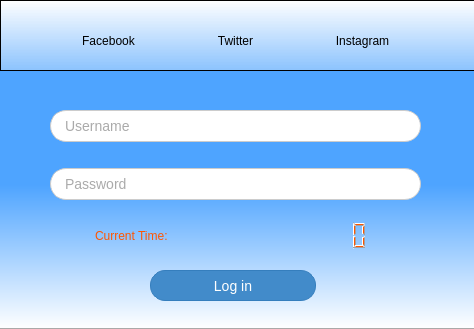
<?xml version="1.0" encoding="UTF-8"?>
<ui version="4.0">
 <class>Dialog</class>
 <widget class="QDialog" name="Dialog">
  <property name="geometry">
   <rect>
    <x>0</x>
    <y>0</y>
    <width>474</width>
    <height>329</height>
   </rect>
  </property>
  <property name="windowTitle">
   <string>Log in Application</string>
  </property>
  <property name="windowIcon">
   <iconset resource="icons/icons.qrc">
    <normaloff>:/login.png</normaloff>:/login.png</iconset>
  </property>
  <property name="autoFillBackground">
   <bool>false</bool>
  </property>
  <property name="styleSheet">
   <string notr="true">QDialog{
background-color:	qlineargradient(spread:pad, x1:1, y1:0, x2:1, y2:1, stop:0.5625 rgba(78, 164, 255, 255), stop:1 rgba(255, 255, 255, 255)) ;
border-bottom: 1px solid darkgrey;
}

QLineEdit{
	font: 8pt &quot;Rockwell&quot;;
	padding: 6px 12px;
	font-size: 14px;
	color: #555;
	background-color: #fff;
	border: 1px solid #ccc;
	border-radius: 16px;
}

QLineEdit:focus{
	border-color:#66afe9;
}

QLabel{
	font: 10pt &quot;MS Shell Dlg 2&quot;;
}

QLCDNumber{
color: rgb(255, 85, 0);
}</string>
  </property>
  <widget class="QFrame" name="frame">
   <property name="geometry">
    <rect>
     <x>0</x>
     <y>0</y>
     <width>481</width>
     <height>71</height>
    </rect>
   </property>
   <property name="styleSheet">
    <string notr="true">QFrame{background-color: qlineargradient(spread:pad, x1:1, y1:1, x2:1, y2:0, stop:0 rgba(250, 250, 250, 90), stop:1 rgba(255, 255, 255, 255));
border-bottom: 1px solid darkgrey;}

QToolButton{
	font: 9pt &quot;Rockwell&quot;;
	background-color:transparent;
	border:none;
}

QToolButton:Checked, QToolButton:presses{
	background-color:rgb(193,220,255);
	border: 1px solid rgb(60,127,177);
}

QToolButton:hover{
	background-color:rgb(224,232,246);
}

QToolButton::checked:hover{
background-color:rgb(193,210,238);
}

</string>
   </property>
   <property name="frameShape">
    <enum>QFrame::StyledPanel</enum>
   </property>
   <property name="frameShadow">
    <enum>QFrame::Raised</enum>
   </property>
   <widget class="QWidget" name="layoutWidget">
    <property name="geometry">
     <rect>
      <x>10</x>
      <y>10</y>
      <width>451</width>
      <height>61</height>
     </rect>
    </property>
    <layout class="QHBoxLayout" name="horizontalLayout">
     <item>
      <widget class="QToolButton" name="facebook">
       <property name="cursor">
        <cursorShape>PointingHandCursor</cursorShape>
       </property>
       <property name="mouseTracking">
        <bool>false</bool>
       </property>
       <property name="contextMenuPolicy">
        <enum>Qt::CustomContextMenu</enum>
       </property>
       <property name="text">
        <string>Facebook</string>
       </property>
       <property name="icon">
        <iconset resource="icons/icons.qrc">
         <normaloff>:/facebook.png</normaloff>:/facebook.png</iconset>
       </property>
       <property name="iconSize">
        <size>
         <width>32</width>
         <height>32</height>
        </size>
       </property>
       <property name="shortcut">
        <string>Ctrl+F</string>
       </property>
       <property name="checkable">
        <bool>true</bool>
       </property>
       <property name="checked">
        <bool>false</bool>
       </property>
       <property name="autoRepeat">
        <bool>false</bool>
       </property>
       <property name="autoExclusive">
        <bool>true</bool>
       </property>
       <property name="popupMode">
        <enum>QToolButton::DelayedPopup</enum>
       </property>
       <property name="toolButtonStyle">
        <enum>Qt::ToolButtonTextUnderIcon</enum>
       </property>
       <property name="arrowType">
        <enum>Qt::NoArrow</enum>
       </property>
      </widget>
     </item>
     <item>
      <widget class="QToolButton" name="twitter">
       <property name="cursor">
        <cursorShape>PointingHandCursor</cursorShape>
       </property>
       <property name="contextMenuPolicy">
        <enum>Qt::CustomContextMenu</enum>
       </property>
       <property name="text">
        <string>Twitter</string>
       </property>
       <property name="icon">
        <iconset resource="icons/icons.qrc">
         <normaloff>:/twitter.png</normaloff>:/twitter.png</iconset>
       </property>
       <property name="iconSize">
        <size>
         <width>32</width>
         <height>32</height>
        </size>
       </property>
       <property name="shortcut">
        <string>Ctrl+T</string>
       </property>
       <property name="checkable">
        <bool>true</bool>
       </property>
       <property name="autoExclusive">
        <bool>true</bool>
       </property>
       <property name="toolButtonStyle">
        <enum>Qt::ToolButtonTextUnderIcon</enum>
       </property>
      </widget>
     </item>
     <item>
      <widget class="QToolButton" name="instagram">
       <property name="cursor">
        <cursorShape>PointingHandCursor</cursorShape>
       </property>
       <property name="contextMenuPolicy">
        <enum>Qt::CustomContextMenu</enum>
       </property>
       <property name="text">
        <string>Instagram</string>
       </property>
       <property name="icon">
        <iconset resource="icons/icons.qrc">
         <normaloff>:/instagram.png</normaloff>:/instagram.png</iconset>
       </property>
       <property name="iconSize">
        <size>
         <width>32</width>
         <height>32</height>
        </size>
       </property>
       <property name="shortcut">
        <string>Ctrl+I</string>
       </property>
       <property name="checkable">
        <bool>true</bool>
       </property>
       <property name="autoExclusive">
        <bool>true</bool>
       </property>
       <property name="toolButtonStyle">
        <enum>Qt::ToolButtonTextUnderIcon</enum>
       </property>
      </widget>
     </item>
    </layout>
   </widget>
  </widget>
  <widget class="QPushButton" name="login">
   <property name="geometry">
    <rect>
     <x>150</x>
     <y>270</y>
     <width>166</width>
     <height>31</height>
    </rect>
   </property>
   <property name="cursor">
    <cursorShape>PointingHandCursor</cursorShape>
   </property>
   <property name="styleSheet">
    <string notr="true">QPushButton{
font: 75 8pt &quot;Rockwell&quot;;
font-size:14px;
border:1px solid transparent;
border-radius: 15px;
color: #fff;
background-color: #428bca;
border-color: #357ebd;
}

QPushButton:hover {
color: #fff;
background-color:#3071a9;
border-color: #285e8e;
}</string>
   </property>
   <property name="text">
    <string>Log in</string>
   </property>
  </widget>
  <widget class="QWidget" name="layoutWidget">
   <property name="geometry">
    <rect>
     <x>50</x>
     <y>90</y>
     <width>371</width>
     <height>131</height>
    </rect>
   </property>
   <layout class="QVBoxLayout" name="verticalLayout">
    <item>
     <widget class="QLineEdit" name="username">
      <property name="placeholderText">
       <string>Username</string>
      </property>
     </widget>
    </item>
    <item>
     <widget class="QLineEdit" name="password">
      <property name="text">
       <string/>
      </property>
      <property name="echoMode">
       <enum>QLineEdit::Password</enum>
      </property>
      <property name="placeholderText">
       <string>Password</string>
      </property>
     </widget>
    </item>
   </layout>
  </widget>
  <widget class="QWidget" name="layoutWidget">
   <property name="geometry">
    <rect>
     <x>90</x>
     <y>220</y>
     <width>291</width>
     <height>31</height>
    </rect>
   </property>
   <layout class="QHBoxLayout" name="horizontalLayout_2">
    <item>
     <widget class="QLabel" name="ClockLabel">
      <property name="styleSheet">
       <string notr="true">QLabel{
font: 14pt &quot;Palatino Linotype&quot;;
color: rgb(255, 85, 0);
}</string>
      </property>
      <property name="text">
       <string>Current Time:</string>
      </property>
      <property name="indent">
       <number>5</number>
      </property>
     </widget>
    </item>
    <item>
     <widget class="QLCDNumber" name="Clock">
      <property name="autoFillBackground">
       <bool>false</bool>
      </property>
      <property name="styleSheet">
       <string notr="true">QLCDNumber{rgb(255, 85, 0)}</string>
      </property>
      <property name="frameShape">
       <enum>QFrame::NoFrame</enum>
      </property>
      <property name="lineWidth">
       <number>1</number>
      </property>
      <property name="midLineWidth">
       <number>0</number>
      </property>
      <property name="numDigits">
       <number>8</number>
      </property>
      <property name="segmentStyle">
       <enum>QLCDNumber::Filled</enum>
      </property>
     </widget>
    </item>
   </layout>
  </widget>
 </widget>
 <resources>
  <include location="icons/icons.qrc"/>
 </resources>
 <connections/>
</ui>
